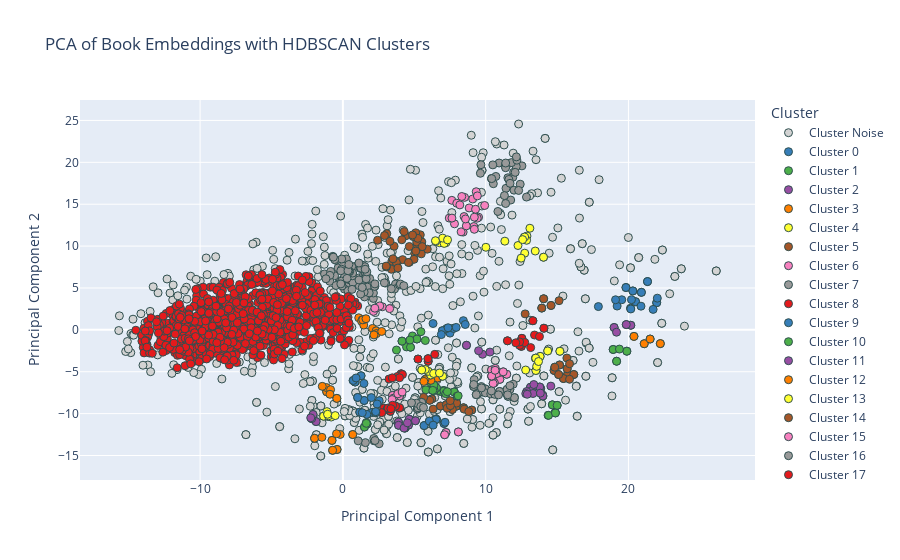

Notebook source saved alongside this figure:
### Code cell
embed_and_plot_hdb(pd.read_csv('hp_data_set_1000.csv'))
